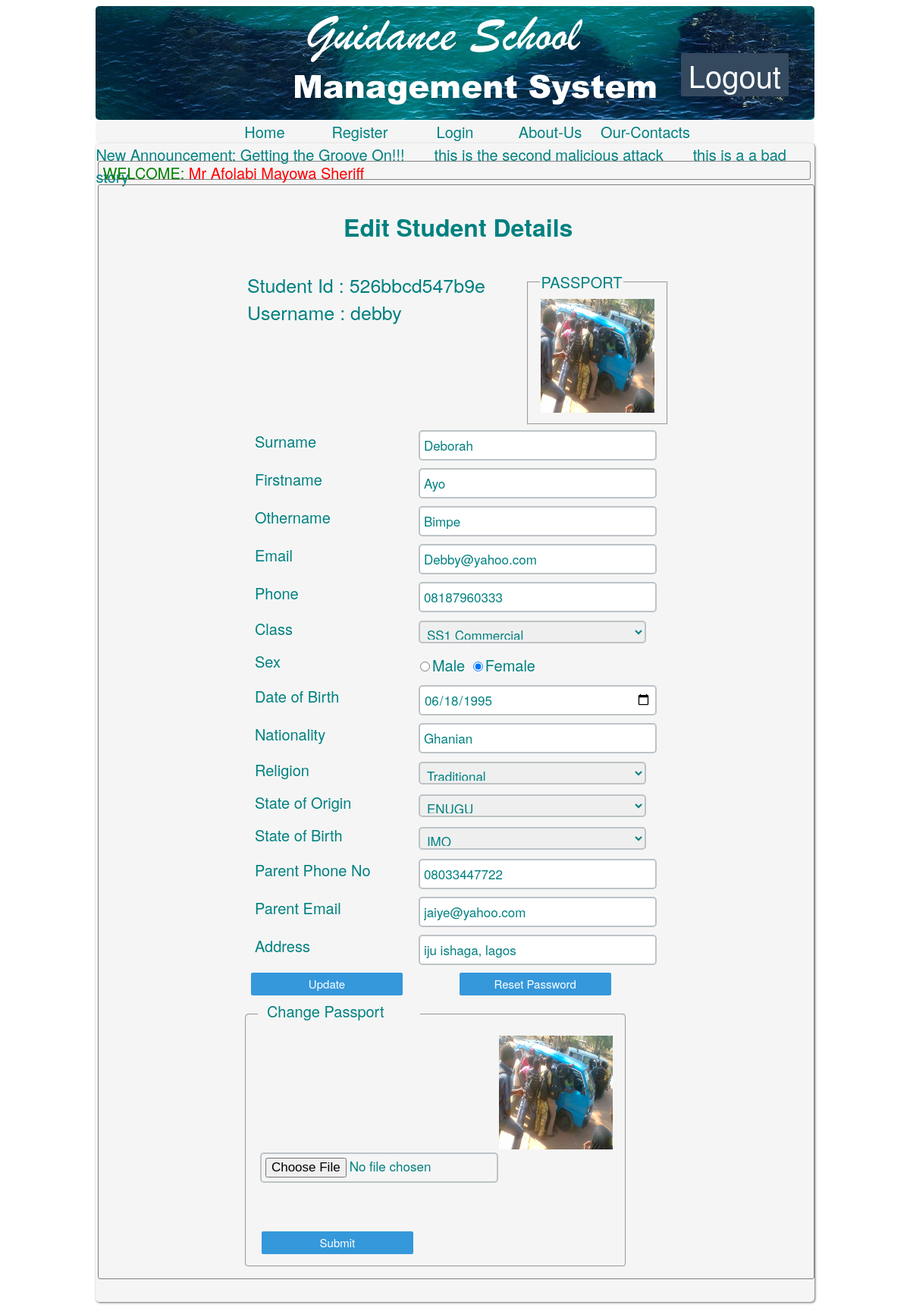
The app's page /edit_students.php?student_id=526bbcd547b9e (signed in) with its own data.
### tables this page shows
CREATE TABLE IF NOT EXISTS `notice` (
  `id` int(3) unsigned NOT NULL AUTO_INCREMENT,
  `notice` varchar(500) NOT NULL,
  PRIMARY KEY (`id`),
  UNIQUE KEY `id` (`id`)
);

CREATE TABLE IF NOT EXISTS `students` (
  `id` int(3) NOT NULL AUTO_INCREMENT,
  `student_id` varchar(15) NOT NULL,
  `surname` varchar(50) NOT NULL,
  `firstname` varchar(50) NOT NULL,
  `othername` varchar(50) NOT NULL,
  `username` varchar(50) NOT NULL,
  `password` varchar(50) NOT NULL,
  `phone` varchar(20) NOT NULL,
  `email` varchar(50) NOT NULL,
  `admission_date` date NOT NULL,
  `admin_admitting` varchar(50) NOT NULL,
  `date_of_birth` date NOT NULL,
  `age` int(3) NOT NULL,
  `gender` varchar(10) NOT NULL,
  `nationality` varchar(10) NOT NULL,
  `religion` varchar(15) NOT NULL,
  `address` varchar(100) NOT NULL,
  `state_of_origin` varchar(30) NOT NULL,
  `state_of_birth` varchar(30) NOT NULL,
  `parent_phone` varchar(20) NOT NULL,
  `parent_email` varchar(50) NOT NULL,
  `class_of_admitant` varchar(20) NOT NULL,
  `department` varchar(20) NOT NULL,
  `picture` varchar(200) NOT NULL,
  `courses` varchar(1000) NOT NULL,
  PRIMARY KEY (`id`),
  UNIQUE KEY `student_id` (`student_id`,`username`,`email`)
);

### edit_students.php (the view, shortened to what this page needs)
<!DOCTYPE html PUBLIC "-//W3C//DTD XHTML 1.0 Transitional//EN" "http://www.w3.org/TR/xhtml1/DTD/xhtml1-transitional.dtd">
<html xmlns="http://www.w3.org/1999/xhtml">
<head>
<link href="css/style.css" type="text/css" rel="stylesheet">
</head>
<body>
<div id="header"><img src="images/guidance.png" style="margin-top:-35px;margin-left:250px;"/><div id="logout">
<a href="logoutadmin.php"><label class="logout">Logout</label></a>
</div>
</div>
<?php include('menu.php'); ?>
<div id="body">
<?php  include('notices.php');  ?>
<?php  include('welcome.php');  ?>
<div class="mainjob">
<form action="" method="POST">
<h3 style="text-align:center">Edit Student Details</h3>
<?php
if(isset($_GET['student_id'])){
$student_id= $_GET['student_id'];
$query="SELECT * FROM students WHERE student_id='$student_id'";
$sql= mysql_query($query);
$row=mysql_fetch_assoc($sql);
$surname=$row['surname'];
$firstname=$row['firstname'];
$othername=$row['othername'];
$username=$row['username'];
$email=$row['email'];
$phone=$row['phone'];
$sex=$row['gender'];
$date_of_birth=$row['date_of_birth'];
$nationality=$row['nationality'];
$religion=$row['religion'];
$state_of_origin=$row['state_of_origin'];
$state_of_birth=$row['state_of_birth'];
$parent_phone=$row['parent_phone'];
$parent_email=$row['parent_email'];
$address=$row['address'];
$class=$row['class_of_admitant'];
$picture=$row['picture'];
}
?>
<table  style="margin-left:20%;" width="60%">
<tr><td colspan="2">
<div style="width:65%;position:absolute;float:left">
<label style="font-size:25px;">Student Id : <?php echo $student_id;?></label><br />
<label style="font-size:25px;">Username : <?php echo $username;?></label>
</div>
<fieldset style=";float:right">
<legend>PASSPORT</legend>
<?php
echo"<img style='float:right;margin:1px;' src='uploads/$picture' height='150px' width='150px' alt='$surname'/><br />"
?>
</fieldset>
</td></tr>
<tr><td><label class="label2">Surname</label></td><td><input type="text" name="surname" class="inputform" value="<?php echo $surname; ?>" /></td></tr>
<tr><td><label class="label2">Firstname</label></td><td><input type="text" name="firstname" class="inputform" value="<?php echo $firstname;?>" /></td></tr>
<tr><td><label class="label2">Othername </label></td><td><input type="text" name="othername" class="inputform" value="<?php echo $othername;?>" /></td></tr>
<tr><td><label class="label2">Email</label></td><td><input type="email" name="email" class="inputform" value="<?php echo $email; ?>" /></td></tr>
<tr><td><label class="label2">Phone </label></td><td><input type="text" name="phone" class="inputform" value="<?php echo $phone; ?>" /></td></tr>
<tr><td><label class="label2">Class</label></td><td><select class="inputform" name="class">
<?php
$query="SELECT * FROM classes";
$sql=mysql_query($query);
while($row=mysql_fetch_assoc($sql)){
if($class==$row['class_name']){
echo "<option selected value='".$row['class_name']."'>".$row['class_name']."</option>";
}else{
echo "<option value='".$row['class_name']."'>".$row['class_name']."</option>";
}
}
?>
</select></td></tr>
<tr><td><label class="label2">Sex </label></td><td>
<?php
if($sex=="male"){
echo"<input type='radio' name='sex' select='selected' checked='checked' value='male'/>Male
<input type='radio' name='sex' value='female'/>Female</td>";
}elseif($sex=="female"){
echo"<input type='radio' name='sex'  value='male'/>Male
<input type='radio' select='selected' checked='checked' name='sex' value='female'/>Female</td>";
}
?>
</tr>
<tr><td><label class="label2">Date of Birth  </label></td><td><input type="date" name="d_o_b" class="inputform" value="<?php echo $date_of_birth; ?>"  /></td></tr>
<tr><td><label class="label2">Nationality  </label></td><td><input type="text" name="nationality" class="inputform" value="<?php echo $nationality; ?>" /></td></tr>
<tr><td><label class="label2">Religion  </label></td><td><select class="inputform" name= "religion">
<option <?php if(!empty($religion)&& $religion=="traditional"){echo "selected" ;} ?> value="traditional"  >Traditional</option>
</select></td></tr>
<tr><td><label class="label2">State of Origin </label></td><td><select  class="inputform"  name="state_of_origin">
<option <?php if(!empty($state_of_origin)&& $state_of_origin=="ENUGU"){echo "selected" ;} ?> value="ENUGU">ENUGU</option>
</select>
</td></tr>
<tr><td><label class="label2">State of Birth  </label></td><td><select class="inputform" name="state_of_birth"
>
<option <?php if(!empty($state_of_birth)&& $state_of_birth=="IMO"){echo "selected" ;} ?> value="IMO">IMO</option>
</select>
</td></tr>
<tr><td><label class="label2">Parent Phone No </label></td><td><input type="text" name="parent_no" class="inputform" value="<?php echo $parent_phone; ?>" /></td></tr>
<tr><td><label class="label2">Parent Email  </label></td><td><input type="text" name="parent_email" class="inputform" value="<?php echo $parent_email; ?>" /></td></tr>
<tr><td><label class="label2">Address  </label></td><td><input type="text" name="address" class="inputform" value="<?php echo $address; ?>" /></td></tr>
<tr><td colspan="2"><input type="submit" class="submitbutton" name="submit" value="Update" />&nbsp;&nbsp;&nbsp;&nbsp;
&nbsp;&nbsp;&nbsp;&nbsp;&nbsp;&nbsp;&nbsp;<input type="submit" class="submitbutton" name="password" value="Reset Password" /></td></tr>
</table>
</form>
<form action="" method="post" ENCTYPE="multipart/form-data">
<fieldset style="width:50%;margin-left:20%;border-radius:5px;">
<legend><label class="label2">Change Passport  </label></legend>
<?php
echo "<img style='float:right;margin:1px;' src='uploads/$picture' height='150px' width='150px' alt='$surname'/>"
?>
<input type="file" class="inputform" name="upload"/><br /><br /><br />
<input type="submit" class="submitbutton" name="submitpassport" />
</fieldset>
</form>
</div>
</body>
</html>

### notices.php (shortened to what this page needs)
<?php
echo"<div id='notice'>";
echo"<marquee>";
$query4="SELECT notice FROM notice ORDER BY id DESC LIMIT 0,3";
$result=mysql_query($query4);
echo "New Announcement: ";
while($row=mysql_fetch_assoc($result)){
echo "{$row['notice']} &nbsp;&nbsp;&nbsp;&nbsp;&nbsp;&nbsp;";
};
echo"</marquee></div>";
?>

### css/style.css (style rules this page uses)
input, button, select, textarea { font-family: "Helvetica Neue", Helvetica, Arial, sans-serif; font-size: 14px; }
h3, .h3 { font-size: 32px ; }
body { color:Teal; font-size:20px; background:url(../images/bg.jpg) repeat white; padding:0px; font-family: "Helvetica Neue", Helvetica, Arial, sans-serif; }
div { display:block; }
a { text-decoration:none; webkit-transition: 0.25s; -moz-transition: 0.25s; -o-transition: 0.25s; transition: 0.25s; }
#logout { margin-right:10px; margin-top:10px; border-radius:2px; -moz-border-radius:2px; -webkit-border-radius:2px; display: inline-block; position: absolute; top:60px; right:150px; text-align:center; background-color:#34495E; }
.logout { margin:10px; font-size:40px; color:white; cursor:pointer; }
.mainjob { width:99%; min-height:350px; display:inline-block; border-radius:3px; -moz-border-radius:3px; -webkit-border-radius:3px; border:1px solid grey; margin:3px; padding-bottom:15px; padding-left:5px; margin-bottom:30px; }
#header { width:80%; height:150px; margin-right:10%; margin-left:10%; background: url('../images/img-2.jpg') repeat whitesmoke; border-radius:5px; -moz-border-radius:5px; -webkit-border-radius:5px; }
#notice { width:100%; height:20px }
#body { margin-top:1px; width:80%; border-radius:5px; -moz-border-radius:5px; -webkit-border-radius:5px; background-color:WhiteSmoke; margin-right:10%; margin-left:10%; box-shadow: 1px 1px 3px rgba(50, 50, 50, 0.75); display:inline-block; }
.label2 { margin-bottom:10px; margin-left:10px; display:inline-block; width:200px; }
.inputform { color: teal; width:300px; height:30px; border-radius:5px; -moz-border-radius:5px; -webkit-border-radius:5px; margin:3px; border: 2px solid #bdc3c7; outline: none; padding: 3px 5px; font-size:17px; }
.submitbutton { color: #ffffff; background-color: #3498db; border: none; font-size: 15px; font-weight: normal; width:200px; height:30px; border-radius:2px; -moz-border-radius:2px; -webkit-border-radius:2px; margin:3px; margin-left:5px; cursor:pointer; }

### records on screen
notice: notice "Getting the Groove On!!!"
notice: notice "this is the second malicious attack"
notice: notice "this is a a bad story"
students: username "debby", picture (picture), surname "Deborah", firstname "Ayo", othername "Bimpe", email "Debby@yahoo.com", phone "08187960333", d_o_b "06/18/1995", nationality "Ghanian", religion "Traditional", state_of_origin "ENUGU", state_of_birth "IMO", parent_no "08033447722", parent_email "jaiye@yahoo.com", address "iju ishaga, lagos"

### other values on screen
$adminuser['surname'] "Afolabi"
$adminuser['firstname'] "Mayowa"
$adminuser['othername'] "Sheriff"
$student_id "526bbcd547b9e"
form field class "SS1 Commercial"
